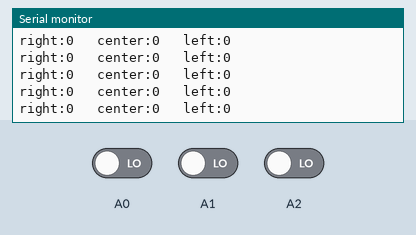
Simulated run of this sketch. Board: Arduino Uno, built with avr-gcc and run on an emulated ATmega328P. Shown: the last lines printed to the serial monitor. The test bench sets the inputs (shaded band); at power-on: A0 LOW, A1 LOW, A2 LOW.

Above: at 1.2 s.
1.3 s: A0 driven HIGH
At 2.2 s:
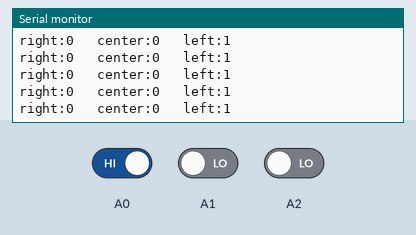
4.3 s: A1 driven HIGH
At 5.2 s:
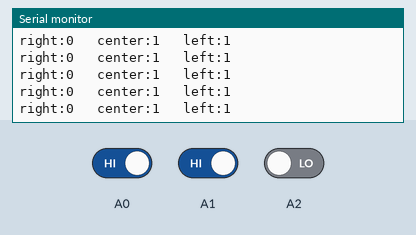
7.3 s: A2 driven HIGH
At 8.0 s:
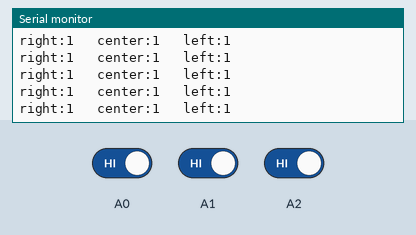
10.3 s: A0 driven LOW
At 11.3 s:
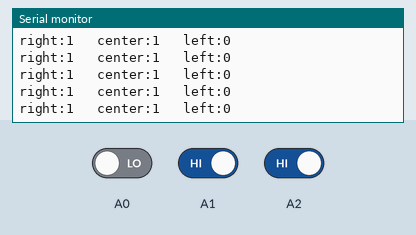
13.3 s: A1 driven LOW
At 14.0 s:
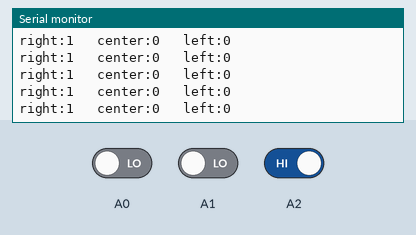

Measured:
- after the input at 1.3 s, the serial monitor: prints a new line after 0.10 s (image 1)
- after the input at 4.3 s, the serial monitor: prints a new line after 0.09 s (image 2)
- after the input at 7.3 s, the serial monitor: prints a new line after 0.09 s (image 3)
- after the input at 10.3 s, the serial monitor: prints a new line after 0.08 s (image 4)
- after the input at 13.3 s, the serial monitor: prints a new line after 0.08 s (image 5)

The sketch:

InfraredTracingModule_Test.ino
```cpp
void setup() {
  Serial.begin(9600);
  pinMode(A0, INPUT);
  pinMode(A1, INPUT);
  pinMode(A2, INPUT);
}
void loop() {
  int left, center, right;
  left = digitalRead(A0);
  center = digitalRead(A1);
  right = digitalRead(A2);
  Serial.print("right:");
  Serial.print(right);
  Serial.print("   ");
  Serial.print("center:");
  Serial.print(center);
  Serial.print("   ");
  Serial.print("left:");
  Serial.print(left);
  Serial.println("   ");
}
```
